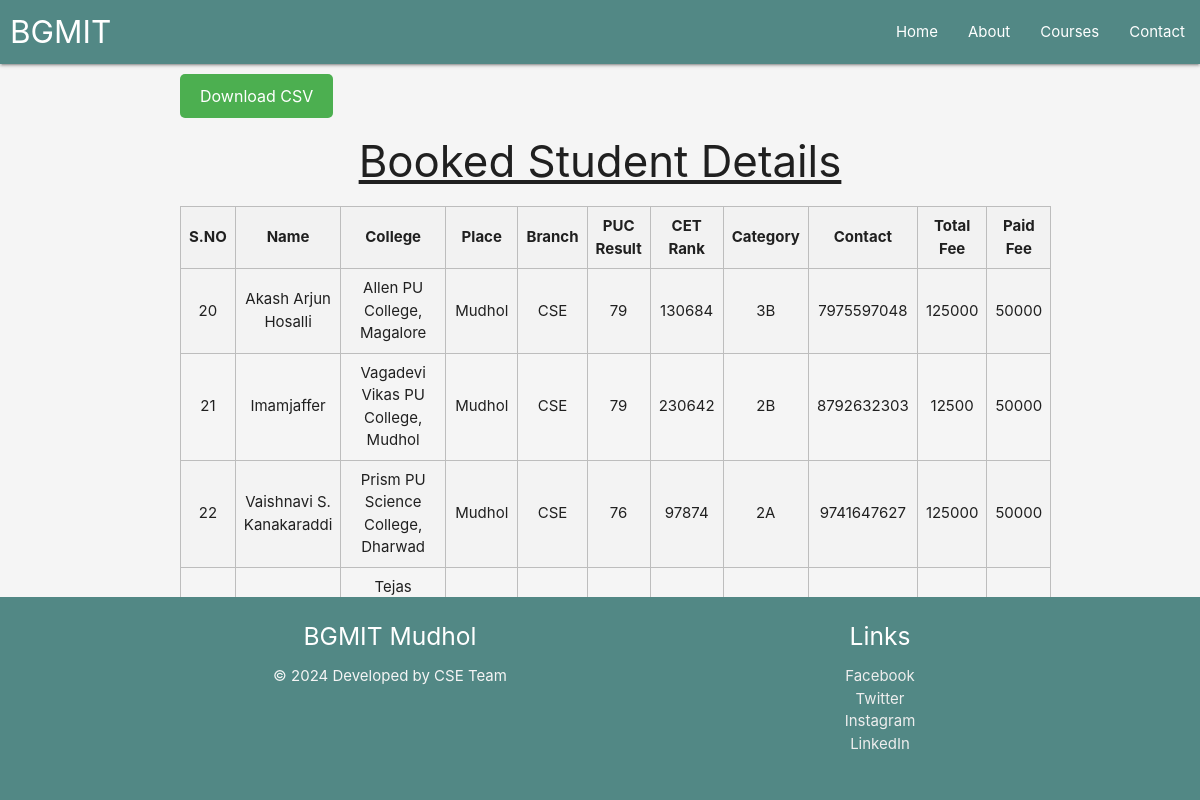
/student_details, run on the app's committed database.
### app/models.py (models this page shows, shortened)
class Student(models.Model):
    id = models.AutoField(primary_key=True)
    name = models.CharField(max_length=100)
    college = models.CharField(max_length=100)
    place = models.CharField(max_length=100)
    branch = models.CharField(
        max_length=50,
        choices=[
            ('CSE', 'CSE'),
            ('ECE', 'ECE'),
            ('AIML', 'AIML'),
            ('Civil', 'Civil'),
            ('Mech', 'Mech'),
            ('Mech/Civil', 'Mech/Civil'),
            ('Mech/AIML', 'Mech/AIML'),
            ('Mech/ECE', 'Mech/ECE'),
            ('Mech/CSE', 'Mech/CSE'),
            ('Civil/AIML', 'Civil/AIML'),
            ('Civil/ECE', 'Civil/ECE'),
            ('Civil/CSE', 'Civil/CSE'),
            ('AIML/ECE', 'AIML/ECE'),
            ('AIML/CSE', 'AIML/CSE'),
            ('ECE/CSE', 'ECE/CSE'),
        ]
    )
    puc_result = models.IntegerField()
    cet_rank = models.IntegerField(blank=True, null=True)
    category = models.CharField(max_length=4)
    contact = models.IntegerField()
    total_fee = models.IntegerField()
    paid_fee = models.IntegerField()
    date = models.DateTimeField(auto_now_add=True)  # Automatically set to current date/time on creation

### app/views.py (the view)
# urls.py: path('student_details',student_details,name='student_details'),
def student_details(request):
    students = Student.objects.all()
    return render(request, 'student_details.html', {'students': students})

### app/templates/student_details.html (shortened to what this page needs)
<!DOCTYPE html>
<html lang="en">
<head>
    <link rel="stylesheet" href="https://cdnjs.cloudflare.com/ajax/libs/materialize/1.0.0/css/materialize.min.css">
</head>
<body class="grey lighten-4">
    <nav>
        <div class="nav-wrapper" style="background-color: rgb(82, 136, 133);">
            <a href="#" class="brand-logo" style="margin-left: 10px;">BGMIT</a>
            <ul id="nav-mobile" class="right hide-on-med-and-down">
                <li><a href="{% url 'index' %}">Home</a></li>
                <li><a href="{% url 'index' %}">About</a></li>
                <li><a href="{% url 'index' %}">Courses</a></li>
                <li><a href="{% url 'index' %}">Contact</a></li>
            </ul>
        </div>
    </nav>
    <div class="container">
        <a class="csv-button" href="{% url 'BookCSV' %}">Download CSV</a>
        <u><h3 class="dt">Booked Student Details</h3></u>
        <table class="striped">
            <thead>
                <tr>
                    <th>S.NO</th>
                    <th>Name</th>
                    <th>College</th>
                    <th>Place</th>
                    <th>Branch</th>
                    <th>PUC Result</th>
                    <th>CET Rank</th>
                    <th>Category</th>
                    <th>Contact</th>
                    <th>Total Fee</th>
                    <th>Paid Fee</th>
                </tr>
            </thead>
            <tbody>
                {% for student in students %}
                <tr>
                    <td>{{ student.id }}</td>
                    <td>{{ student.name }}</td>
                    <td>{{ student.college }}</td>
                    <td>{{ student.place }}</td>
                    <td>{{ student.branch }}</td>
                    <td>{{ student.puc_result }}</td>
                    <td>{{ student.cet_rank }}</td>
                    <td>{{ student.category }}</td>
                    <td>{{ student.contact }}</td>
                    <td>{{ student.total_fee }}</td>
                    <td>{{ student.paid_fee }}</td>
                </tr>
                {% endfor %}
            </tbody>
        </table>
    </div>
    <footer class="page-footer">
        <div class="container">
            <div class="row">
                <div class="col l6 s12">
                    <h5 class="white-text">BGMIT Mudhol</h5>
                    <p class="grey-text text-lighten-4">© 2024 Developed by CSE Team</p>
                </div>
                <div class="col l4 offset-l2 s12">
                    <h5 class="white-text">Links</h5>
                    <ul class="list-unstyled">
                        <li><a class="grey-text text-lighten-3" href="https://facebook.com/yourpage" target="_blank"> Facebook</a></li>
                        <li><a class="grey-text text-lighten-3" href="https://twitter.com/yourhandle" target="_blank"> Twitter</a></li>
                        <li><a class="grey-text text-lighten-3" href="https://instagram.com/youraccount" target="_blank"> Instagram</a></li>
                        <li><a class="grey-text text-lighten-3" href="https://linkedin.com/company/yourcompany" target="_blank"> LinkedIn</a></li>
                    </ul>
                </div>
            </div>
        </div>
    </footer>
</body>
</html>

### app/templates/student_details.html (style rules this page uses)
.dt { text-align: center; margin-top: 20px; }
table { width: 100%; border-collapse: collapse; margin-top: 20px; }
th, td { border: 1px solid #bdbdbd; padding: 8px; text-align: center; }
th { background-color: #f2f2f2; }
.csv-button { display: inline-block; padding: 10px 20px; background-color: #4CAF50; color: white; text-align: center; text-decoration: none; font-size: 16px; margin-top: 10px; border-radius: 5px; cursor: pointer; }
footer.page-footer { position: fixed; bottom: 0; width: 100%; background-color: rgb(82, 136, 133); color: white; padding: 10px 0; text-align: center; }
footer.page-footer a { color: white; }

### data on the page
Student: id "20", name "Akash Arjun Hosalli", college "Allen PU College, Magalore", place "Mudhol", branch "CSE", puc_result "79", cet_rank "130684", category "3B", contact "7975597048", total_fee "125000", paid_fee "50000"
Student: id "21", name "Imamjaffer", college "Vagadevi Vikas PU College, Mudhol", place "Mudhol", branch "CSE", puc_result "79", cet_rank "230642", category "2B", contact "8792632303", total_fee "12500", paid_fee "50000"
Student: id "22", name "Vaishnavi S. Kanakaraddi", college "Prism PU Science College, Dharwad", place "Mudhol", branch "CSE", puc_result "76", cet_rank "97874", category "2A", contact "9741647627", total_fee "125000", paid_fee "50000"
Student: college "Tejas…"
